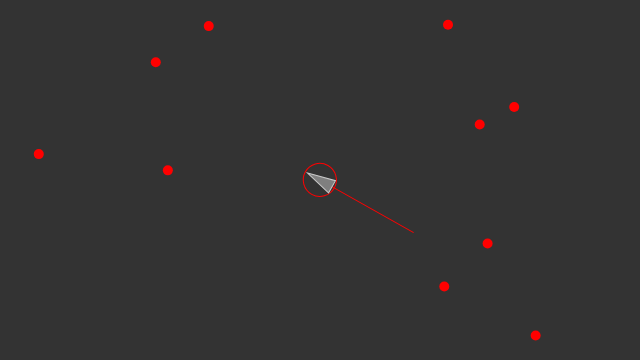
Frame 1 (no input)
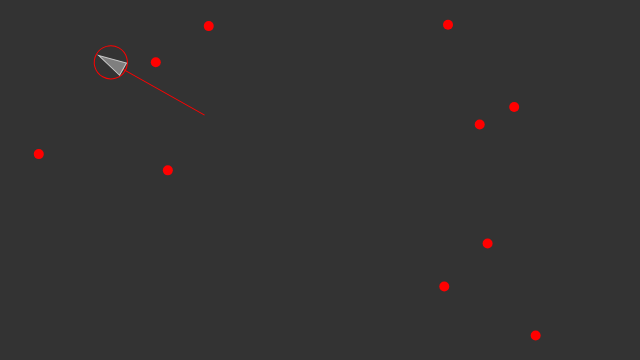
Frame 60 (no input)
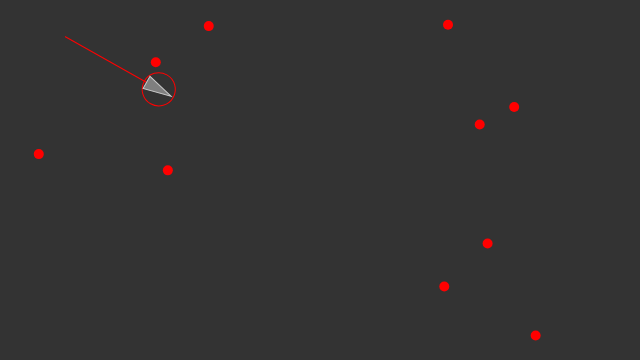
Frame 120 (the mouse pressed at the canvas centre since frame 60)

The p5.js sketch that drew these frames (run headless with seeded random() and noise() and a simulated clock; from frame 60 on, the mouse is pressed at the canvas centre):

// p5.js sketch
// ── sketch.js
var RDots = []
function setup(){
	createCanvas(640,360);
	Veh1 = new Veh(width/2, height/2);

	for(i = 0;i < 10;i++){
		RDots[i] = new Dot(random(width),random(height))
	}
}
function draw(){
	background(51);
	var mouse = createVector(mouseX,mouseY)
	Veh1.seek(mouse)
	Veh1.update();

	Veh1.display();
	for(i = 0;i < RDots.length;i++){
		RDots[i].display()
	}
}

function Dot(x,y){
	this.position = createVector(x,y)
	this.display = function(){
		fill('red')
		stroke('#FF7777')
		noStroke()
		ellipse(this.position.x,this.position.y,10,10)
	}
}

function Veh(x,y){
	this.position = createVector(x,y)
	this.velocity = createVector(0,0)
	this.acceleration = createVector(0,0)
	this.maxspd = 5
	this.maxforce = 0.2
	this.size = 7
	this.radius = 30
	this.maxPoisonForce = random(30)
	this.poisonPersp = random(80)

	this.update = function(){

		this.velocity.add(this.acceleration);
		this.velocity.limit(this.maxspd)
		this.position.add(this.velocity);
		this.acceleration.mult(0)
	}

	this.addForce = function(force){
		this.acceleration.add(force)
	}
	this.display = function(){
		var angle = this.velocity.heading()
    	push()
		translate(this.position.x,this.position.y)
		rotate(angle+PI/2)
		fill(51);
    	stroke('red');
		ellipse(0,0,this.poisonPersp*2,this.poisonPersp*2)
		line(0,0,0,this.maxPoisonForce*5)
		fill(127);
    	stroke(200);
		beginShape();
   		vertex(0, -this.size*2);
   		vertex(-this.size, this.size*2);
    	vertex(this.size, this.size*2);
    	endShape(CLOSE);
    	pop()
	}
	this.seek = function(target){
		var desired = p5.Vector.sub(target,this.position)
		desired.setMag(this.maxspd)
		var aDesired = []
		for(i = 0;i < RDots.length;i++){
			aDesired[i] = p5.Vector.sub(this.position,RDots[i].position,)
			if(aDesired[i].mag() > this.poisonPersp){
			aDesired[i].mult(0)
			}
			aDesired[i].setMag(this.maxPoisonForce)
			desired.add(aDesired[i])
		}

		var steer = p5.Vector.sub(desired,this.velocity)
		steer.limit(this.maxforce)
		this.addForce(steer)
	}
}
